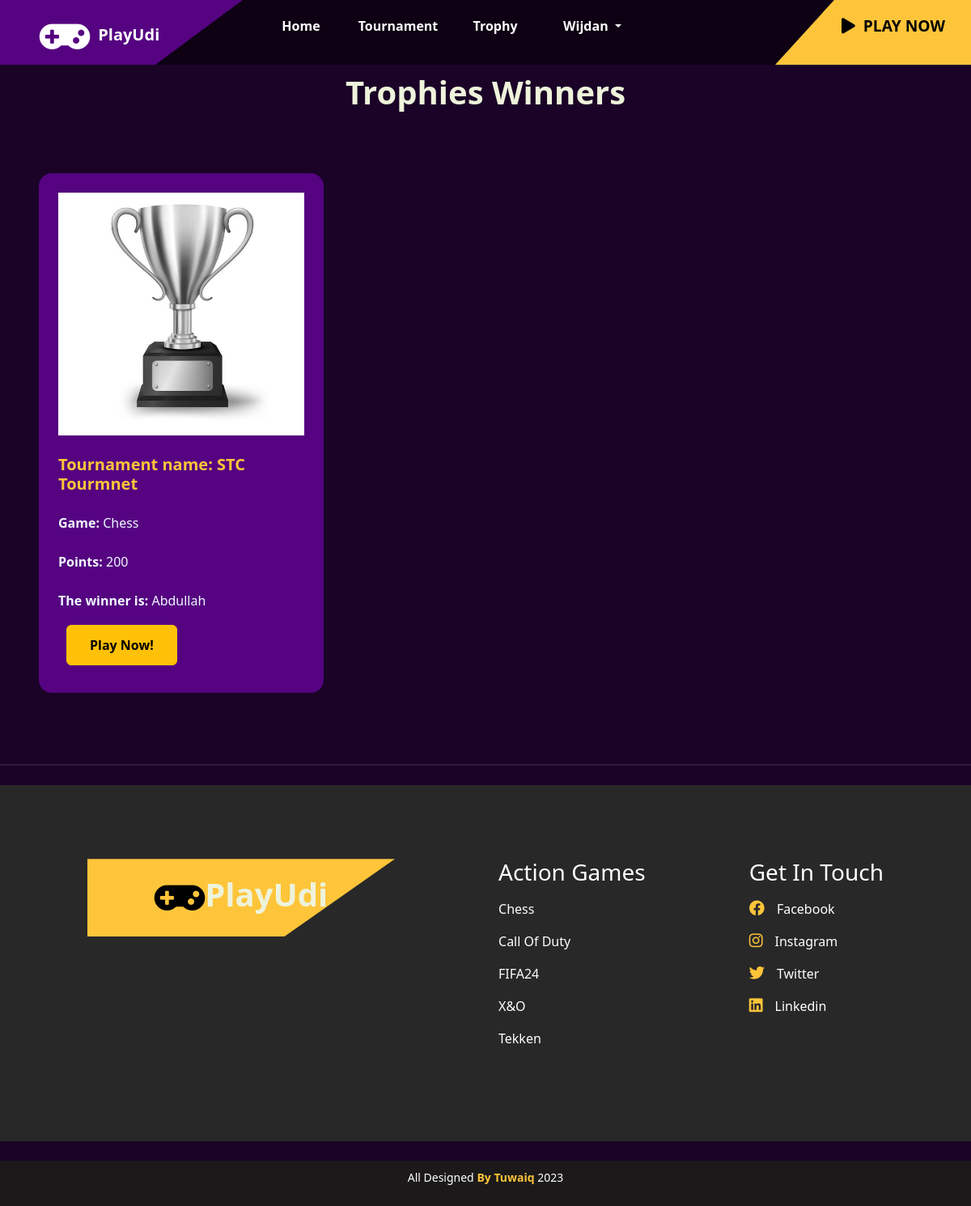
The page /trophy/ (signed in) on the database its author committed.
### tournament/models.py (models this page shows, shortened)
class Trophy(models.Model):
    winner = models.ForeignKey(Profile, on_delete=models.CASCADE, default=None)
    tournament = models.OneToOneField(Tournament, on_delete=models.CASCADE, default=None)
    points = models.IntegerField(default=0)

class Tournament(models.Model):
    user_choices = ((4, "4"), (8, "8"),(16,'16'),(32,'32'))
    user_choices_games = ((1, "Chess"), (2, "Takken"),(3,'x&o'),(4,'Call Of Duty'),(5,'FIFA24'))
    user_choices_trophy = ((100, "Bronze"), (200, "Sliver"),(300,'Gold'))
    name = models.CharField(max_length=100)
    description = models.CharField(max_length=2048, default="")
    number_of_players = models.IntegerField(choices=user_choices, default=1)
    game = models.IntegerField(choices=user_choices_games, default=1)
    trophy_for_tournament = models.IntegerField(choices=user_choices_trophy, default=100)
    owner = models.ForeignKey(Profile, on_delete=models.CASCADE, related_name='owned_tournaments')
    winner = models.ForeignKey(Profile, on_delete=models.CASCADE, related_name='won_tournament', null=True, blank=True, default=None)

class Profile(models.Model):
    user_choices = (("1", "user"), ("2", "company"))
    user_ranks = (("nor", "Normal"),("pro", "Professional"), ('master', "Master"))
    user = models.OneToOneField(User, on_delete=models.CASCADE)
    bio=models.TextField(default="Player")
    birth_date = models.DateField(default="2000-10-10")
    avatar = models.ImageField(upload_to="images/", default="images/default.png")
    states = models.CharField(max_length=160,choices=user_choices, default="1")
    points = models.IntegerField(default=0)
    user_rank = models.CharField(max_length=160,choices=user_ranks, default="nor")

### trophy/views.py (the view)
# urls.py: path('', views.trophy_view, name="trophy_view"),
def trophy_view(request: HttpRequest) -> HttpResponse:
    trophies = Trophy.objects.all()
    return render(request, 'trophy/trophies.html', {"trophies":trophies})

### trophy/templates/trophy/trophies.html (shortened to what this page needs)
{% extends 'main/base.html' %}
{% block content %}
<h1 style="display: flex; justify-content: center; margin-top: 10px;">Trophies Winners</h1>
<section id="services" class="full-height px-lg-5">
  <div class="containerrr">
    <div  class="row pb-4" data-aos="fade-up">
    </div>
    <div class="row gy-4">
  {% for trophy in trophies %}
  <div class="col-4 h-100" data-aos="fade-up" data-aos-delay="300" style="margin-top: -20px;">
    <div class="service p-4 bg-base rounded-4 shadow-effect " style="height: max-content;">
          {%if trophy.tournament.trophy_for_tournament >= 300%}
          <img src="/static/images/gold.jpg" width="100px" height="300px" class="card-img-top">
          {%elif trophy.tournament.trophy_for_tournament >= 200%}
          <img src="/static/images/silver.jpg" width="100px" height="300px" class="card-img-top">
           {%elif trophy.tournament.trophy_for_tournament < 200 %}
            <img src="/static/images/silverr.jpg" width="100px" height="300px" class="card-img-top">
            {%endif%}
            <h5 style="word-wrap: break-word; color: #fec53a;" class="mt-4 mb-2"><strong>Tournament name:</strong> {{ trophy.tournament.name }}</h5>
            <p style="word-wrap: break-word; color: aliceblue;" class="mt-4 mb-2"><strong>Game:</strong> {{ trophy.tournament.get_game_display }}</p>
            <p style="word-wrap: break-word;color: aliceblue; " class="mt-4 mb-2"><strong>Points:</strong> {{ trophy.points }}</p>
            <p style="word-wrap: break-word; color: aliceblue;" class="mt-4 mb-2"><strong>The winner is:</strong> {{ trophy.winner.user.username }}</p>
            <div style="padding: 10px;" >
                  <a href="#" class="btn btn-warning">Play Now!</a>
</div>
          </div>
        </div>
        {% endfor %}
      </div>
</section>
{% endblock%}

### main/templates/main/base.html (shortened to what this page needs)
{% load static %}
<!DOCTYPE html>
<html>
    <head>
        <link rel="stylesheet" href="{% static 'styles/all.min.css' %}">
        <link href="https://cdn.jsdelivr.net/npm/bootstrap@5.3.1/dist/css/bootstrap.min.css" rel="stylesheet">
        <link rel="stylesheet" href="https://cdn.jsdelivr.net/npm/bootstrap-icons@1.10.5/font/bootstrap-icons.css">
        <link rel="stylesheet" href="{% static 'styles/stylee.css' %}" />
    </head>
      <body style="background-color:#1a0327;">
            <header>
              <a href="{% url 'main:home_view' %}">
                <div class="logo align-items-end">
                    <i class="fas fa-gamepad"></i>
                    <p style="font-weight: bold;">PlayUdi</p>
                </div>
              </a>
                <ul style="display: flex;justify-content: start;" class="navbar navbar-expand-lg w-100">
                    <div class="container-fluid">
                        <div class="collapse navbar-collapse" id="navbarScroll">
                          <ul class="navbar-nav me-auto my-2 my-lg-0 navbar-nav-scroll text-center" style="--bs-scroll-height: 100px; align-items: center;">
                            <li class="nav-item">
                              <a class="nav-link" aria-current="page" href="{% url 'main:home_view'%}">Home</a>
                            </li>
                            <li class="nav-item">
                              <a class="nav-link" href="{% url 'tournament:tournament_view'%}">Tournament</a>
                            </li>
                            <li class="nav-item">
                              <a class="nav-link" href="{% url 'trophy:trophy_view'%}">Trophy</a>
                            </li>
                            {% if request.user.is_authenticated%}
                            <li class="nav-item dropdown">
                              <a  class="nav-link dropdown-toggle " style="color: #fff;" href="#" role="button" data-bs-toggle="dropdown" aria-expanded="false">
                              {% if request.user.is_superuser %}
                              Admin
                              {% else %}
                              {{request.user.username}}
                              {% endif %}
                              </a>
                            {% endif %}
                          </ul>
              </div>
              <a style="position: relative;" href="{% url 'tournament:tournament_view'%}">
                <button type="button" id="btn"><i class="fas fa-play"></i>PLAY NOW</button>
              </a>
            </header>
          {% block content %}
          {% endblock content %}
        <footer class="py-3 my-4">
            <div class="footer-body">
                <div class="logo footer-logo">
                    <i class="fas fa-gamepad"></i>
                    <h1>PlayUdi</h1>
                </div>
                <ul>
                    <h3>Action Games</h3>
                    <li><a href="{% url 'main:chess_view' %}">Chess</a></li>
                    <li><a href="{% url 'main:cod_view' %}">Call Of Duty</a></li>
                    <li><a href="{% url 'main:fifa_view' %}">FIFA24</a></li>
                    <li><a href="{% url 'main:XO_view' %}">X&O</a></li>
                    <li><a href="{% url 'main:takken_view' %}">Tekken</a></li>
                </ul>
                <ul>
                    <h3>Get In Touch</h3>
                    <li><a href="#"><i class="fab fa-facebook"></i>Facebook</a></li>
                    <li><a href="#"><i class="fab fa-instagram"></i>Instagram</a></li>
                    <li><a href="#"><i class="fab fa-twitter"></i>Twitter</a></li>
                    <li><a href="#"><i class="fab fa-linkedin"></i>Linkedin</a></li>
                </ul>
            </div>
        </footer>
        <div class="footer-bottom">
            <p>All Designed <span>By Tuwaiq</span> 2023</p>
        </div>
    </body>
</html>

### main/static/styles/stylee.css (style rules this page uses)
* { margin: 0; padding: 0; box-sizing: border-box; }
header { width: 100%; height: 10vh; background: rgba(0, 0, 0, 0.5); display: flex; align-items: center; justify-content: space-between; }
.logo { width: 300px; height: 10vh; background: #550381; display: flex; align-items: center; justify-content: center; color: #fff; clip-path: polygon(0 0, 100% 0, 64% 100%, 0% 100%); padding: 10px; line-height: 1.3rem; }
.logo p { width: 130px; margin-left: 10px; font-size: 20px; }
.logo .fas { font-size: 50px; }
ul.navbar { display: flex; list-style: none; }
ul.navbar li { width: 120px; }
ul.navbar li a { text-decoration: none; color: #fff; font-weight: bold; }
#btn { width: 250px; height: 12vh; background: #fec53a; color: #000; outline: none; border: none; clip-path: polygon(35% 0, 100% 0, 100% 100%, 0% 100%); font-size: 1.2rem; font-weight: bold; text-align: right; padding-right: 40px; margin-right: -20px; }
#btn .fas { margin-right: 10px; }
footer { width: 100%; height: 55vh; background: #282828; display: flex; align-items: center; }
.footer-body { width: 90%; margin: auto; display: flex; justify-content: space-around; }
.footer-logo { height: 12vh; width: 380px; background-color: #fec53a; color: #000; display: flex; justify-content: center; line-height: 1.7rem; }
ul h3 { color: #fff; font-weight: 450; }
ul li { list-style: none; line-height: 2.5rem; }
ul li a { text-decoration: none; color: #fff; }
ul li a .fab { font-size: 1.2rem; color: #fec53a; margin-right: 15px; }
.footer-bottom { width: 100%; height: 7vh; background: #1b1919; color: #fff; display: flex; align-items: center; justify-content: center; font-size: 0.875rem; }
.footer-bottom span { color: #fec53a; font-weight: bold; }
:root { --color-body: #b6cbce; --color-heading: #eef3db; --color-base: #550381; --color-base2: hsl(300, 14%, 1%); --color-brand: #fec53a; --color-brand2: #fec53a; --sidbar-width: 240px; --font-base: "Bai Jamjuree"; }
h1,h2,h3,h4,h5,h6 { color: var(--color-heading); font-weight: 700; }
a { text-decoration: none; color: var(--color-body); transition: all 0.4s ease; }
.bg-base { background-color: var(--color-base); }
.full-height { min-height: 100vh; height: 100%; display: flex; flex-direction: column; justify-content: center; padding-top: 80px; padding-bottom: 80px; border-bottom: 2px solid rgba(255,255,255, 0.1); }
.shadow-effect { transition: all 0.5s; }
.btn { padding: 12px 28px; font-weight: 700; }

### rows shown on the page
Trophy: tournament.name "STC Tourmnet", tournament.game "Chess", points "200", winner.user.username "Abdullah"

### other values the page prints
{{ request.user.username }} "Wijdan"
